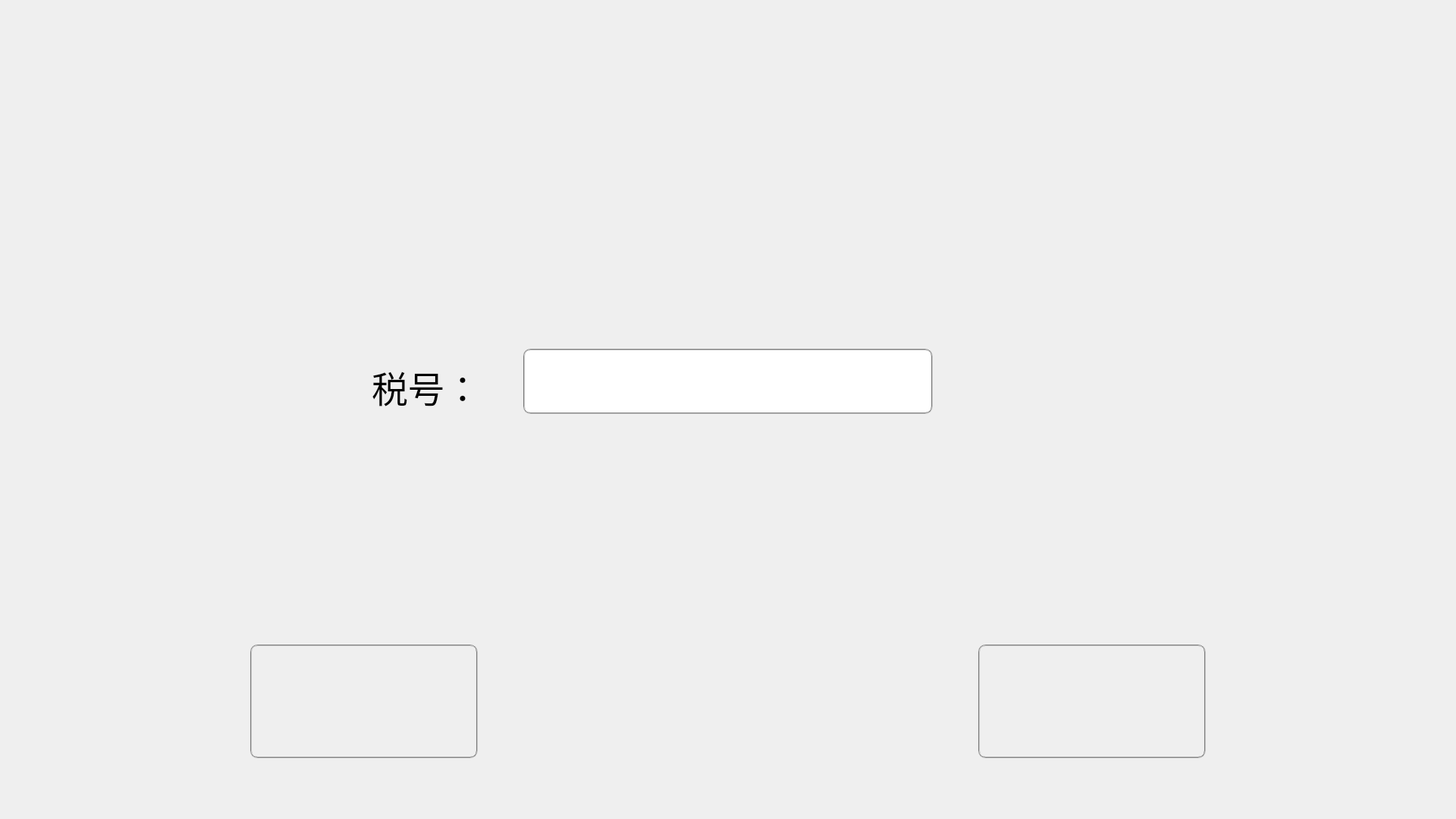
<?xml version="1.0" encoding="UTF-8"?>
<ui version="4.0">
 <class>InputTaxDialog</class>
 <widget class="QDialog" name="InputTaxDialog">
  <property name="geometry">
   <rect>
    <x>0</x>
    <y>0</y>
    <width>1920</width>
    <height>1080</height>
   </rect>
  </property>
  <property name="windowTitle">
   <string>InputTaxDialog</string>
  </property>
  <widget class="QPushButton" name="pBtnDone">
   <property name="geometry">
    <rect>
     <x>1290</x>
     <y>850</y>
     <width>300</width>
     <height>150</height>
    </rect>
   </property>
   <property name="font">
    <font>
     <pointsize>22</pointsize>
    </font>
   </property>
   <property name="styleSheet">
    <string notr="true">border:2px groove gray;border-radius:10px;padding:2px 4px;
border-image: url(:/Resources/Images/nexton.png);</string>
   </property>
   <property name="text">
    <string/>
   </property>
  </widget>
  <widget class="QLineEdit" name="lineEditTax">
   <property name="geometry">
    <rect>
     <x>690</x>
     <y>460</y>
     <width>540</width>
     <height>86</height>
    </rect>
   </property>
   <property name="font">
    <font>
     <family>Times New Roman</family>
     <pointsize>36</pointsize>
    </font>
   </property>
   <property name="styleSheet">
    <string notr="true">border:2px groove gray;border-radius:10px;padding:2px 4px</string>
   </property>
  </widget>
  <widget class="QLabel" name="labelTax">
   <property name="geometry">
    <rect>
     <x>490</x>
     <y>480</y>
     <width>141</width>
     <height>60</height>
    </rect>
   </property>
   <property name="font">
    <font>
     <family>黑体</family>
     <pointsize>36</pointsize>
    </font>
   </property>
   <property name="text">
    <string>税号：</string>
   </property>
  </widget>
  <widget class="QPushButton" name="pBtnHomepage">
   <property name="geometry">
    <rect>
     <x>330</x>
     <y>850</y>
     <width>300</width>
     <height>150</height>
    </rect>
   </property>
   <property name="font">
    <font>
     <family>Algerian</family>
     <pointsize>22</pointsize>
    </font>
   </property>
   <property name="styleSheet">
    <string notr="true">border:2px groove gray;border-radius:10px;padding:2px 4px;
border-image: url(:/Resources/Images/cancelon.png);</string>
   </property>
   <property name="text">
    <string/>
   </property>
  </widget>
 </widget>
 <layoutdefault spacing="6" margin="11"/>
 <resources>
  <include location="inputtaxdialog.qrc"/>
 </resources>
 <connections/>
</ui>
